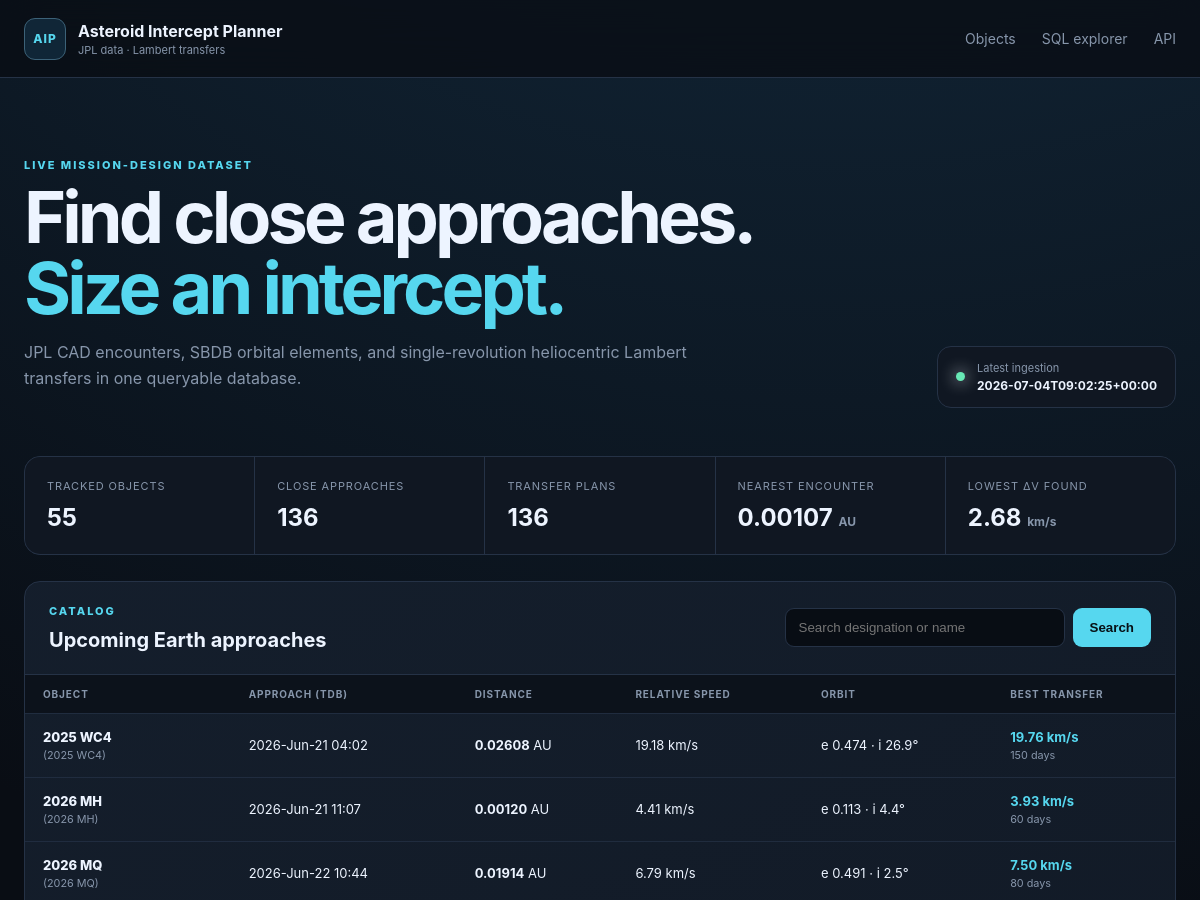
Before: / (upper part) with the older database file.
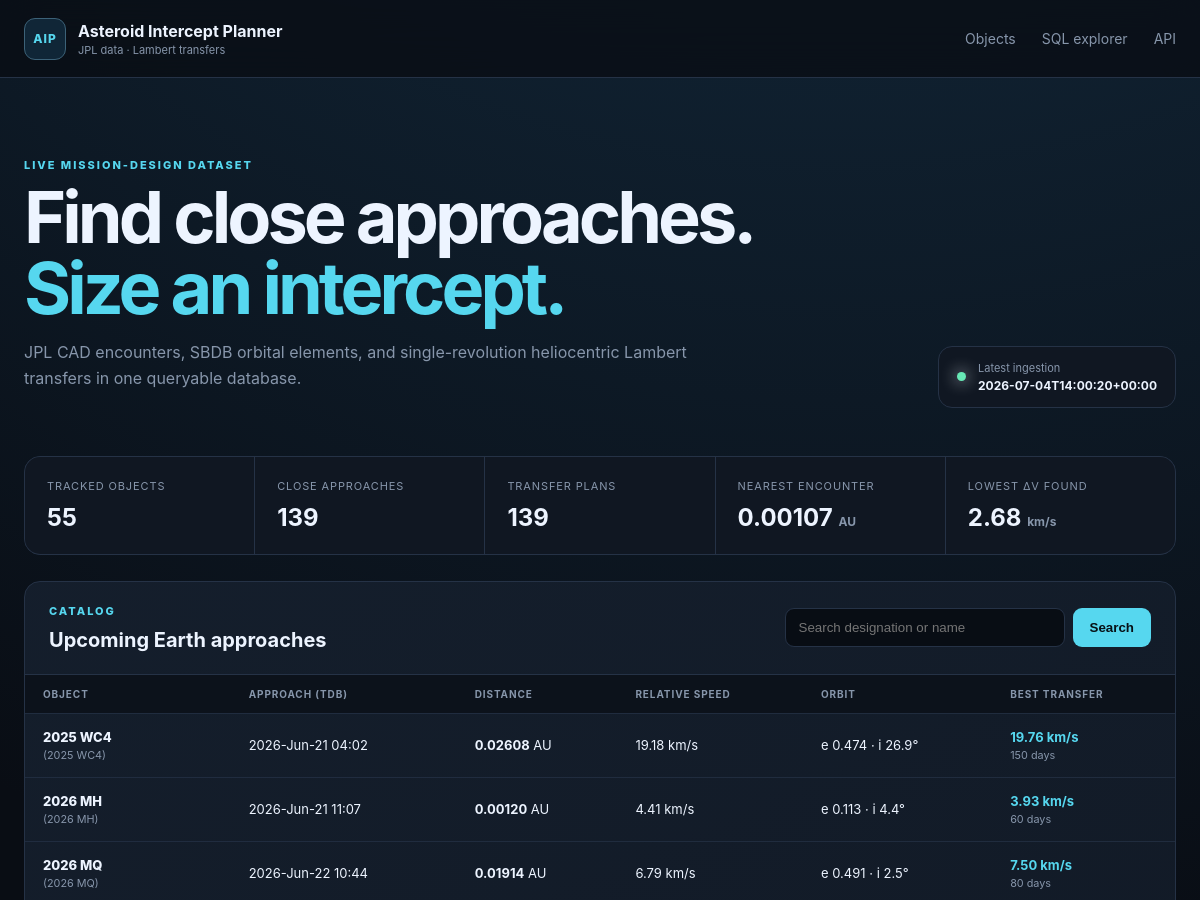
After: the same page with the newer database file.
### tables this page shows
CREATE TABLE ingestion_runs (
    run_id INTEGER PRIMARY KEY AUTOINCREMENT,
    started_at TEXT NOT NULL,
    finished_at TEXT,
    status TEXT NOT NULL CHECK (status IN ('running', 'success', 'failed')),
    source TEXT NOT NULL,
    query_json TEXT NOT NULL,
    object_count INTEGER NOT NULL DEFAULT 0,
    error_message TEXT
);

### app/web.py (the view)
    @application.route("/")
    def index():
        search = request.args.get("q", "").strip()
        sort = request.args.get("sort", "date")
        order = request.args.get("order", "asc")
        return render_template(
            "index.html",
            rows=list_asteroids(search, sort, order, path=settings.database_path),
            stats=dashboard_stats(settings.database_path),
            latest_run=latest_ingestion(settings.database_path),
            search=search,
            sort=sort,
            order=order,
        )

### app/database.py (called while the page is built)
def _dict_row(cursor: sqlite3.Cursor, row: tuple[Any, ...]) -> dict[str, Any]:
    return {column[0]: row[index] for index, column in enumerate(cursor.description)}

@contextmanager
def connect(path: Path | None = None) -> Iterator[sqlite3.Connection]:
    database_path = Path(path or get_settings().database_path)
    database_path.parent.mkdir(parents=True, exist_ok=True)
    connection = sqlite3.connect(database_path, timeout=30)
    connection.row_factory = _dict_row
    connection.execute("PRAGMA foreign_keys = ON")
    connection.execute("PRAGMA busy_timeout = 30000")
    try:
        yield connection
    finally:
        connection.close()

def initialize_database(path: Path | None = None) -> Path:
    database_path = Path(path or get_settings().database_path)
    schema = Path(__file__).with_name("schema.sql").read_text(encoding="utf-8")
    with connect(database_path) as connection:
        schema_version = int(connection.execute("PRAGMA user_version").fetchone()["user_version"])
        if schema_version < 2:
            connection.executescript(schema)
            connection.commit()
    return database_path

### app/templates/index.html (shortened to what this page needs)
{% extends "base.html" %}
{% block content %}
<section class="hero">
  <div>
    <p class="eyebrow">LIVE MISSION-DESIGN DATASET</p>
    <h1>Find close approaches.<br><span>Size an intercept.</span></h1>
    <p>JPL CAD encounters, SBDB orbital elements, and single-revolution heliocentric Lambert transfers in one queryable database.</p>
  </div>
  <div class="run-status">
    <span class="status-dot {{ 'ok' if latest_run and latest_run.status == 'success' else '' }}"></span>
    <div><small>Latest ingestion</small><strong>{{ latest_run.finished_at if latest_run else 'No run recorded' }}</strong></div>
  </div>
</section>
<section class="metrics">
  <article><small>Tracked objects</small><strong>{{ stats.asteroid_count or 0 }}</strong></article>
  <article><small>Close approaches</small><strong>{{ stats.approach_count or 0 }}</strong></article>
  <article><small>Transfer plans</small><strong>{{ stats.plan_count or 0 }}</strong></article>
  <article><small>Nearest encounter</small><strong>{{ stats.nearest_distance_au|number(5) }} <em>AU</em></strong></article>
  <article><small>Lowest Δv found</small><strong>{{ stats.lowest_total_dv_kms|number(2) }} <em>km/s</em></strong></article>
</section>
<section class="panel">
  <div class="panel-header">
    <div><p class="eyebrow">CATALOG</p><h2>Upcoming Earth approaches</h2></div>
    <form class="search" method="get">
      <input type="search" name="q" value="{{ search }}" placeholder="Search designation or name">
      <button>Search</button>
    </form>
  </div>
  <div class="table-wrap">
    <table>
      <thead><tr>
        <th>Object</th><th>Approach (TDB)</th><th>Distance</th><th>Relative speed</th>
        <th>Orbit</th><th>Best transfer</th>
      </tr></thead>
      <tbody>
      {% for row in rows %}
        <tr>
          <td><a class="object-link" href="{{ url_for('asteroid_detail', designation=row.designation) }}">{{ row.designation }}</a><small>{{ row.fullname or '' }}</small></td>
          <td>{{ row.close_approach_text or row.close_approach_jd_tdb|number(2) }}</td>
          <td><strong>{{ row.distance_au|number(5) }}</strong> AU</td>
          <td>{{ row.relative_velocity_kms|number(2) }} km/s</td>
          <td>e {{ row.eccentricity|number(3) }} · i {{ row.inclination_deg|number(1) }}°</td>
          <td>{% if row.total_dv_kms is not none %}<strong class="accent">{{ row.total_dv_kms|number(2) }} km/s</strong><small>{{ row.tof_days|number(0) }} days</small>{% else %}<span class="muted">No feasible grid solution</span>{% endif %}</td>
        </tr>
      {% else %}
        <tr><td class="empty" colspan="6">The database is empty. Run <code>python -m app.ingest</code> to populate it.</td></tr>
      {% endfor %}
      </tbody>
    </table>
  </div>
</section>
{% endblock %}

Changed rows visible on the page:
no longer on this page (row unchanged): ingestion_runs: finished_at "2026-07-04T09:02:25+00:00"
added ingestion_runs: finished_at "2026-07-04T14:00:20+00:00"
Other visible differences:
{{ stats.approach_count or 0 }}: "136" → "139"
{{ stats.plan_count or 0 }}: "136" → "139"
